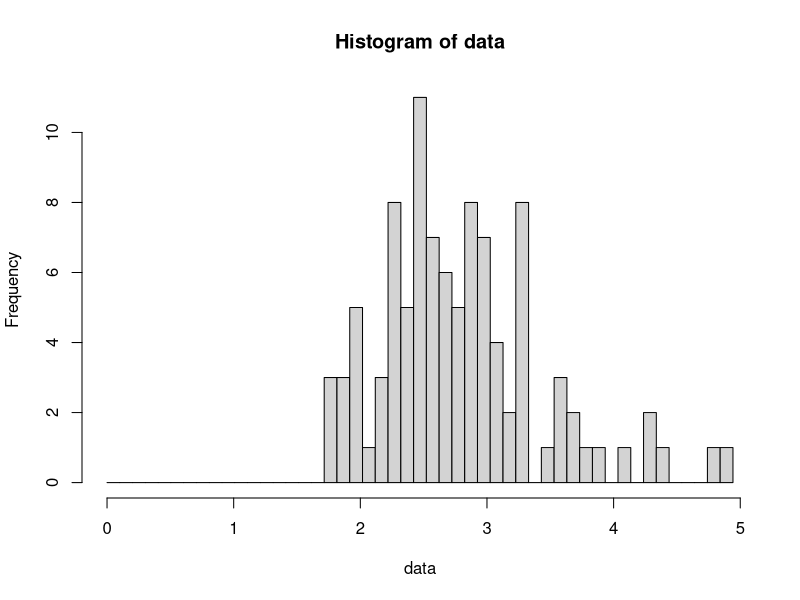
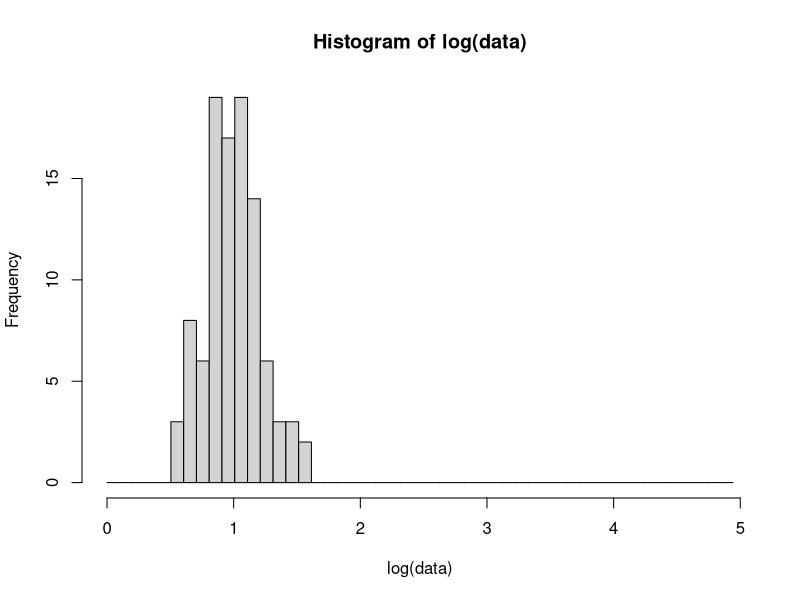
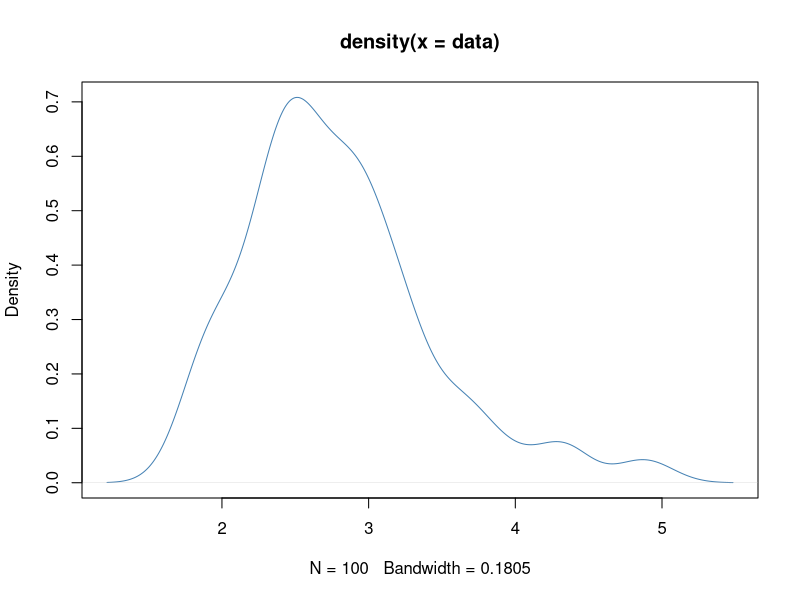

Source code (R) for these figures, in order:
## ---- chunk 1
knitr::opts_chunk$set(echo = TRUE)
## ---- chunk 2
set.seed(75)
# generate 100 lognormal samples
n <- 100
data <- rlnorm(n, meanlog = 1, sdlog = .25)
## ---- chunk 3
breaks <- seq(0,max(data),length=50)
## ---- chunk 4
hst <- hist(data, breaks=breaks)
## ---- chunk 5
hst <- hist(log(data), breaks=breaks)
## ---- chunk 6
plot(density(data),col="steelblue",lty=1)
## ---- chunk 7
mean <-mean(data)
print(mean)
variance<-var(data)
print(variance)
